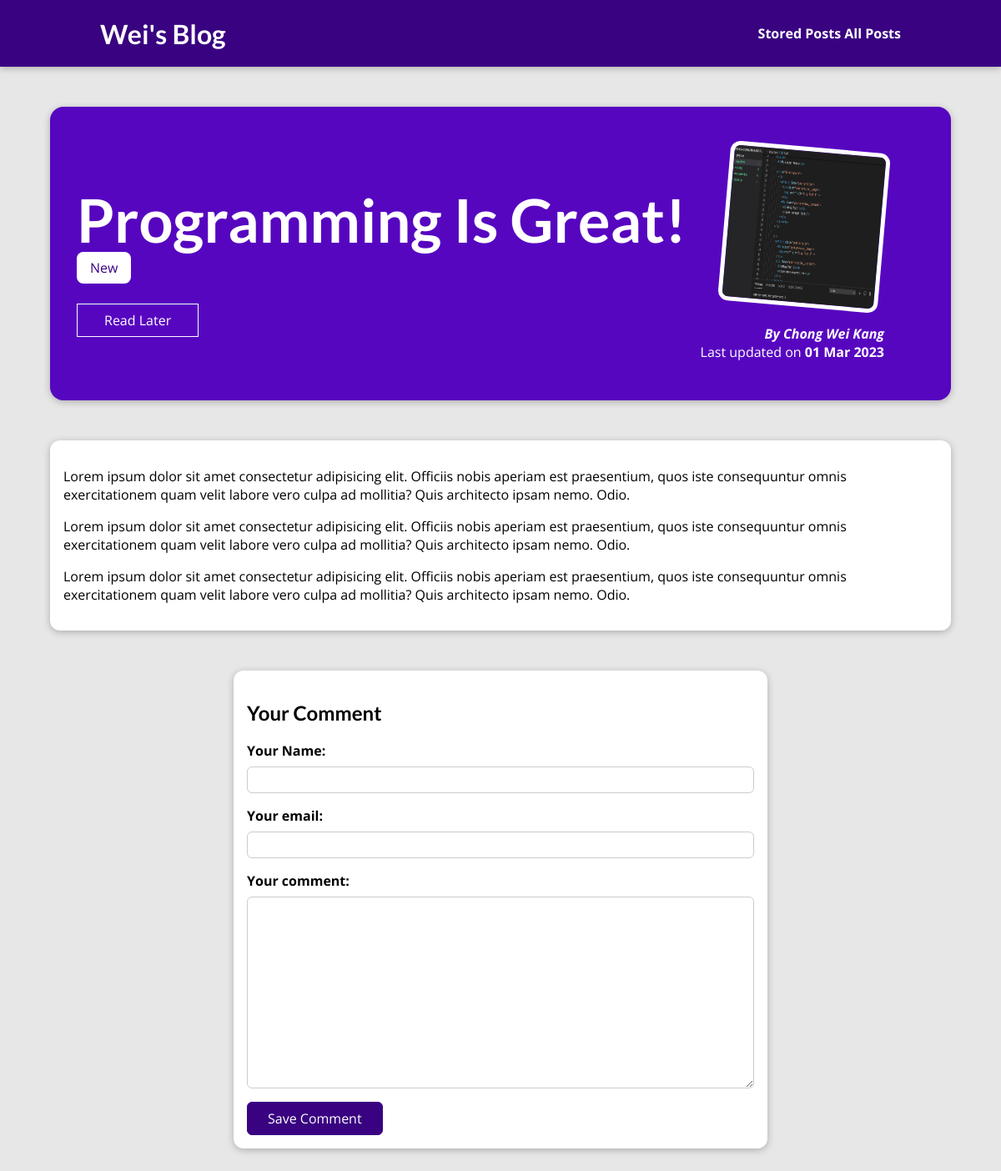
The app's page /posts/programming-is-fun, older data.
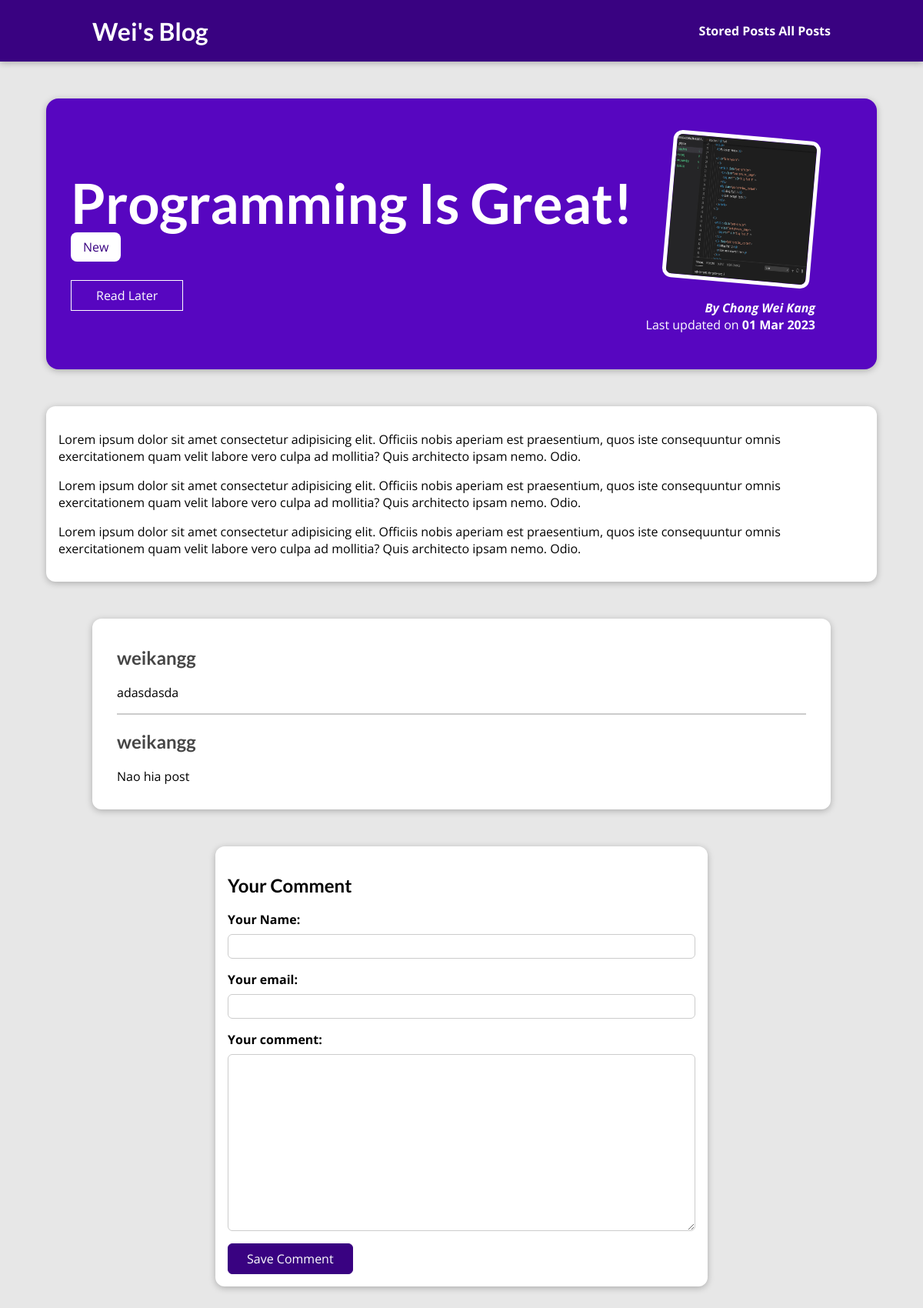
The same page, newer data.
### blog/models.py (models this page shows, shortened)
class Tag(models.Model):
    caption = models.CharField(max_length=20)

class Comment(models.Model):
    user_name = models.CharField(max_length=120)
    email = models.EmailField()
    text = models.TextField(max_length=400)
    post = models.ForeignKey(Post,on_delete=models.CASCADE, related_name="comments") # 1 post can have many comments, but each comment only belongs to one post. hence the post should be the foreign key.

### blog/views.py (the view, shortened to what this page needs)
# urls.py: path("posts/<slug:slug>",views.SinglePostView.as_view(), name="post-detail-page") ,
class SinglePostView(View):
    def is_stored_post(self,request,post_id):
        stored_posts = request.session.get("stored_posts")
        if stored_posts is not None:
            isSaved = post_id in stored_posts
        else:
            isSaved = False
        return isSaved
    def get(self,request, slug):
        post = Post.objects.get(slug=slug) # slug will be received as part of the url.
        context = {
            "post": post,
            "post_tags": post.tags.all(),
            "comment_form": CommentForm(),
            "comments": post.comments.all().order_by("-id"), # thru the related name
            "isSaved": self.is_stored_post(request,post.id)
        }
        return render(request, "blog/post-detail.html", context)

### blog/forms.py
class CommentForm(forms.ModelForm):
    class Meta:
        model = Comment
        exclude = ["post"] # exclude the post field, since we don't want to let the user set it.
        labels = {
            "user_name": "Your Name",
            "email": "Your email",
            "text": "Your comment"
        }

### blog/models.py (called while the page is built)
    def full_name(self):
        return f"{self.first_name} {self.last_name}"

    def __str__(self) -> str:
        return self.full_name()

### blog/templates/blog/post-detail.html (shortened to what this page needs)
{% extends 'base.html' %}
{% load static %}
{% block  css_files %}
    <link rel="stylesheet" href="{% static 'blog/post-detail.css' %}">
{% endblock  %}
{% block content %}
    <section id = "summary">
        <h2>{{post.title}}</h2>
        <div>
            {% for tag in post_tags %}
                <span class = "tag">{{tag.caption}}</span>
            {% endfor %}
        </div>
        <div id = "read-later">
            <form action="{% url 'read-later' %}" method = "POST">
                <button>
                    {% if isSaved %}
                        Remove from "Read Later" List
                    {% else %}
                        Read Later
                    {% endif %}
                </button>
            </form>
        </div>
        <article>
            <img src="{{post.image_name.url}}" alt="{{post.title}}">
            <address>By <a href="mailto:{{post.author.email_address}}">{{post.author|title}}</a></address>
            <div>
                Last updated on <time>{{post.date|date:"d M Y"}}</time>
            </div>
        </article>
    </section>
    <main>
        {{post.content|linebreaks}}
    </main>
    {% if comments %}
        <section id= "comments">
            <ul>
                {% for comment in comments %}
                    <li>
                        <h2>{{comment.user_name}}</h2>
                        <p>{{comment.text}}</p>
                    </li>
                {% endfor %}
            </ul>
        </section>
    {% endif %}
    <section id = "comment-form">
        <h2>Your Comment</h2>
        <form action = "{% url 'post-detail-page' post.slug %}" method = "POST" novalidate>
            {% for form_field in comment_form %}
                <div class = "form-control {% if form_field.errors %}invalid{% endif %}">
                    {{form_field.label_tag}}
                    {{form_field}}
                </div>
            {% endfor %}
            <button>Save Comment</button>
        </form>
    </section>
{% endblock  %}

Row changes from the older to the newer data that the page shows:
added Comment: user_name "weikangg", text "adasdasda"
added Comment: user_name "weikangg", text "Nao hia post"
